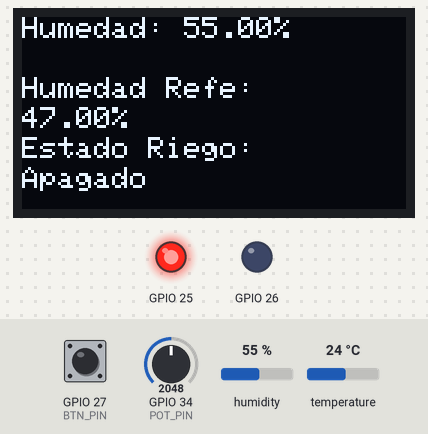
This program was run on a simulated ESP32. Shown: 128×64 one-colour display, output pins drawn as LEDs (lit = HIGH). Dashed ring = blinking. Inputs (shaded band) come from the test bench; at power-on: humidity 55 %, GPIO 27 (BTN_PIN) HIGH, GPIO 34 (POT_PIN) = 2048, temperature 24 °C. Random numbers use the default seed unless the program sets one; what the program prints to the serial monitor is not drawn.

Above: at 1.3 s.
1.4 s: humidity set to 48 %
At 3.4 s:
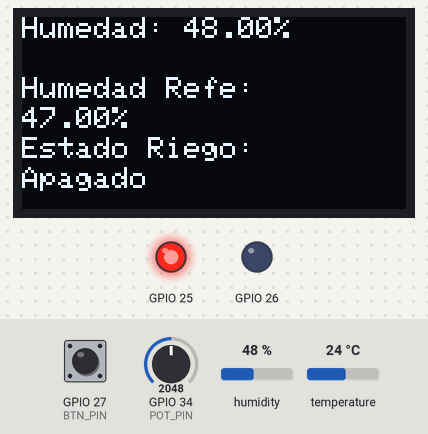
3.7 s: humidity set to 45 %
At 4.54 s:
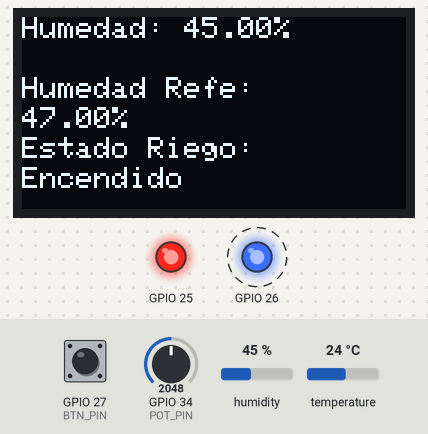
6.1 s: GPIO 27 (BTN_PIN) pulled LOW for 0.15 s
At 6.32 s:
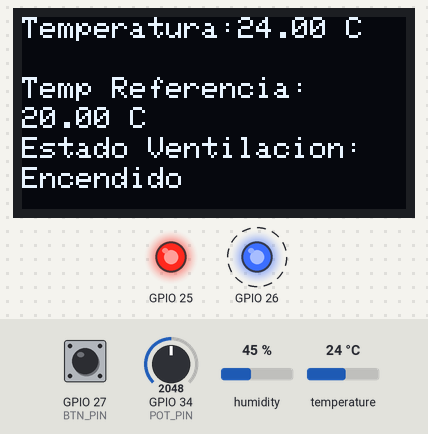
8.1 s: GPIO 34 (POT_PIN) set to 2142
At 8.21 s:
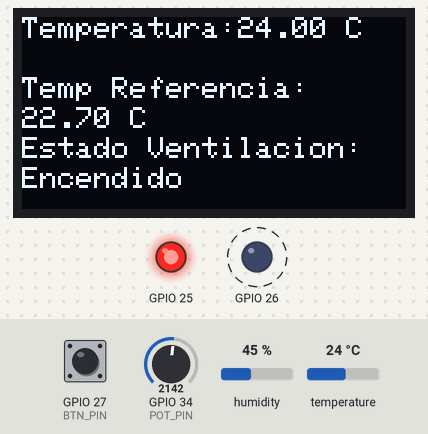
9.6 s: GPIO 34 (POT_PIN) set to 2244
At 9.86 s:
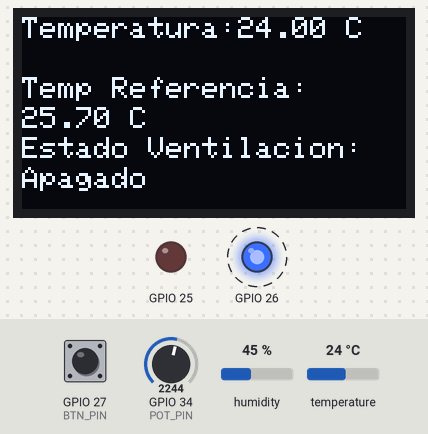
11.5 s: temperature set to 25 °C
At 12.51 s:
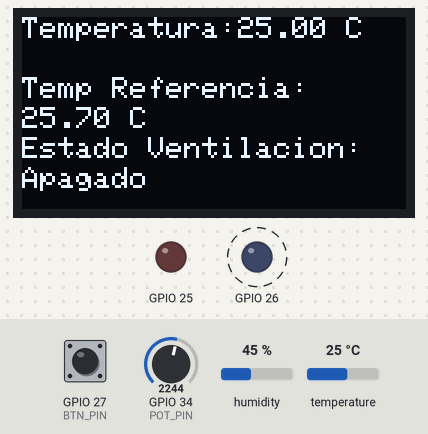
13.8 s: temperature set to 26.5 °C
Timing chart, 0 to 16.8 s (numbered marks = the images above; inputs shaded):
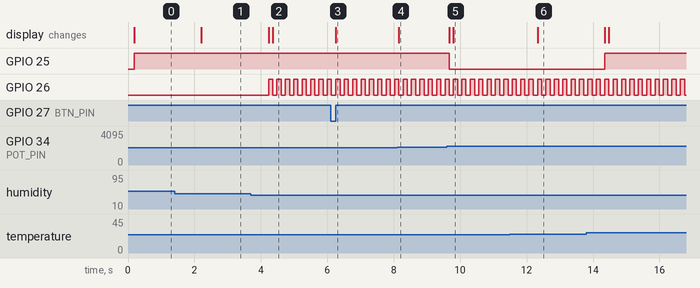

The program:

main.cpp
```cpp
#include <Arduino.h>
#include <DHT.h> // Librería para sensores DHT
#include <Wire.h> // Librería para comunicación I2C
#include "SensorT_H.h"
#include "PantallaOLED.h"
#include "Riego.h"
#include "Boton.h"
#include "Potenciometro.h"
#include "Led.h"
#include "Buzzer.h"

//DEFINICIÓN DE PINES
// --- Sensor Temperatura DHT22 ---
#define PIN_DHT 14      // Pin de datos
#define DHT_TYPE DHT22    // Tipo de sensor DHT

// --- Pantalla OLED ---
#define OLED_WIDTH 128    // Ancho de la pantalla en pixeles
#define OLED_HEIGHT 64    // Alto de la pantalla en pixeles
#define OLED_RESET -1     // Pin de reset
#define OLED_SDA 21      // Pin SDA (data)
#define OLED_SCL 22      // Pin SCL ( clock)

// --- Potenciómetro ---
#define POT_PIN 34   // Pin analógico del potenciómetro

// --- LEDs indicadores ---
#define LED_VENT 25      // LED rojo → ventilador
#define LED_RIEGO 26      // LED azul → riego

// --- Botón---
#define BTN_PIN 27      // Botón

// --- Buzzer ---
#define BUZZER_PIN 32


// DECLARACIÓN DE OBJETOS
PantallaOLED pantalla(OLED_WIDTH, OLED_HEIGHT, OLED_RESET); // Objeto pantalla OLED
SensorT_H sensor(PIN_DHT, DHT_TYPE);  // Objeto sensor DHT22
Boton boton(BTN_PIN);
Potenciometro potenciometro(POT_PIN);
Led ledVentilacion(LED_VENT);
Led ledRiego(LED_RIEGO);
Riego riego;
Buzzer buzzer(BUZZER_PIN);

//VARIABLES GLOBALES
int pantallaActual = 2;
bool estadoVentilacion = false;
bool estadoRiego = false;
int umbralInicial = 0;

void setup() {
  Serial.begin(115200);
  delay(100);
  sensor.begin();
  boton.begin();
  pantalla.init();
  buzzer.init();
  potenciometro.init();
  ledVentilacion.init();
  ledRiego.init();
  Serial.println("Sistema iniciado.");
  umbralInicial = riego.getHumedadUmbral(); //
  Serial.print("Umbral de riego generado: ");
  Serial.print(umbralInicial);
  Serial.println(" %");
}


void loop() {
  char buffer[64];
  float temp = sensor.getTemp();
  float hum = sensor.getHum();
  float tempReferencia = potenciometro.leerTemperaturaReferencia();

  if (boton.fuePresionado()) {
    pantallaActual = pantallaActual == 1 ? 2 : 1;
    Serial.print("Evento: Cambio de pantalla -> ");
    Serial.println(pantallaActual);
  }

  // Muestra los valores en el monitor serial
  Serial.print("Temperatura: ");
  Serial.print(temp);
  Serial.print(" °C | Humedad: ");
  Serial.print(hum);
  Serial.print(" % | Temp ref: ");
  Serial.println(tempReferencia);

  // Pantalla
  if (pantallaActual == 1){
    pantalla.mostrarPantalla1(temp, tempReferencia, estadoVentilacion);
  }
  else{
    pantalla.mostrarPantalla2(hum, umbralInicial, estadoRiego);
  }

  // --- Ventilación ---
  if (temp > tempReferencia) {
    if (!estadoVentilacion) { // solo cuando cambia
      Serial.println("Evento: Ventilador ENCENDIDO");
    }
    ledVentilacion.encender();
    estadoVentilacion = true;
  } else {
    if (estadoVentilacion) { // solo cuando cambia
      Serial.println("Evento: Ventilador APAGADO");
    }
    ledVentilacion.apagar();
    estadoVentilacion = false;
  }

  // --- Alarma (Buzzer) ---
  if (temp > 60 or temp < -10){
    buzzer.encender();
    Serial.println("Evento: Buzzer ACTIVADO (temperatura extrema)");
  } else{
    buzzer.apagar();
  }

  // --- Riego ---
  if (hum < umbralInicial) {
    if (!estadoRiego) { // solo cuando cambia
      Serial.println("Evento: Riego ACTIVADO (LED intermitente)");
    }
    ledRiego.parpadear(50);
    estadoRiego = true;
  } else {
    if (estadoRiego) { // solo cuando cambia
      Serial.println("Evento: Riego DESACTIVADO");
    }
    ledRiego.apagar();
    estadoRiego = false;
  }

  delay(100);
}
```

Measured:
- the behaviour switches between 47 and 46 % on humidity (found by bisection; images 1 and 2)
- the behaviour switches between 2183 and 2184 on GPIO 34 (POT_PIN) (found by bisection; images 4 and 5)
- after the input at 1.4 s, the display: changes after 0.81 s (image 1)
- after the input at 3.7 s, GPIO 26: alternates HIGH for 0.13 s and LOW for 0.13 s, starting after 0.53 s; the display: first changes after 0.53 s (image 2 shows a later state)
- after the input at 6.1 s, the display: changes after 0.16 s (image 3)
- after the input at 8.1 s, the display: changes after 0.05 s (image 4)
- after the input at 9.6 s, GPIO 25: HIGH → LOW after 0.07 s; the display: first changes after 0.07 s (image 5 shows a later state)
- after the input at 11.5 s, the display: changes after 0.83 s (image 6)
- after the input at 13.8 s, GPIO 25: LOW → HIGH after 0.55 s
